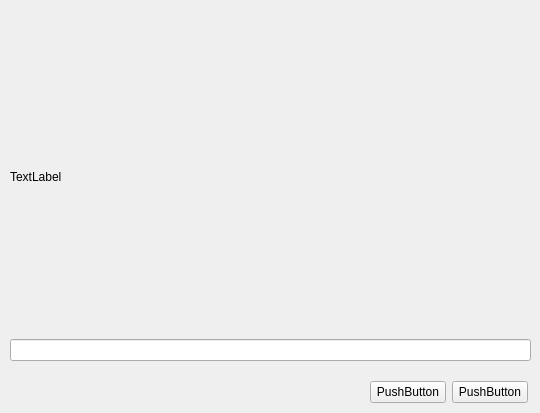
<?xml version="1.0" encoding="UTF-8"?>
<ui version="4.0">
 <class>Form</class>
 <widget class="QWidget" name="Form">
  <property name="geometry">
   <rect>
    <x>0</x>
    <y>0</y>
    <width>540</width>
    <height>413</height>
   </rect>
  </property>
  <property name="windowTitle">
   <string>Form</string>
  </property>
  <widget class="QWidget" name="verticalLayoutWidget">
   <property name="geometry">
    <rect>
     <x>370</x>
     <y>380</y>
     <width>158</width>
     <height>25</height>
    </rect>
   </property>
   <layout class="QHBoxLayout" name="horizontalLayout_2">
    <item>
     <widget class="QPushButton" name="pushButton_2">
      <property name="text">
       <string>PushButton</string>
      </property>
     </widget>
    </item>
    <item>
     <widget class="QPushButton" name="pushButton">
      <property name="text">
       <string>PushButton</string>
      </property>
     </widget>
    </item>
   </layout>
  </widget>
  <widget class="QWidget" name="verticalLayoutWidget_2">
   <property name="geometry">
    <rect>
     <x>10</x>
     <y>20</y>
     <width>521</width>
     <height>341</height>
    </rect>
   </property>
   <layout class="QVBoxLayout" name="verticalLayout_2">
    <item>
     <widget class="QLabel" name="label">
      <property name="text">
       <string>TextLabel</string>
      </property>
     </widget>
    </item>
    <item>
     <widget class="QLineEdit" name="lineEdit"/>
    </item>
   </layout>
  </widget>
 </widget>
 <resources/>
 <connections/>
</ui>
